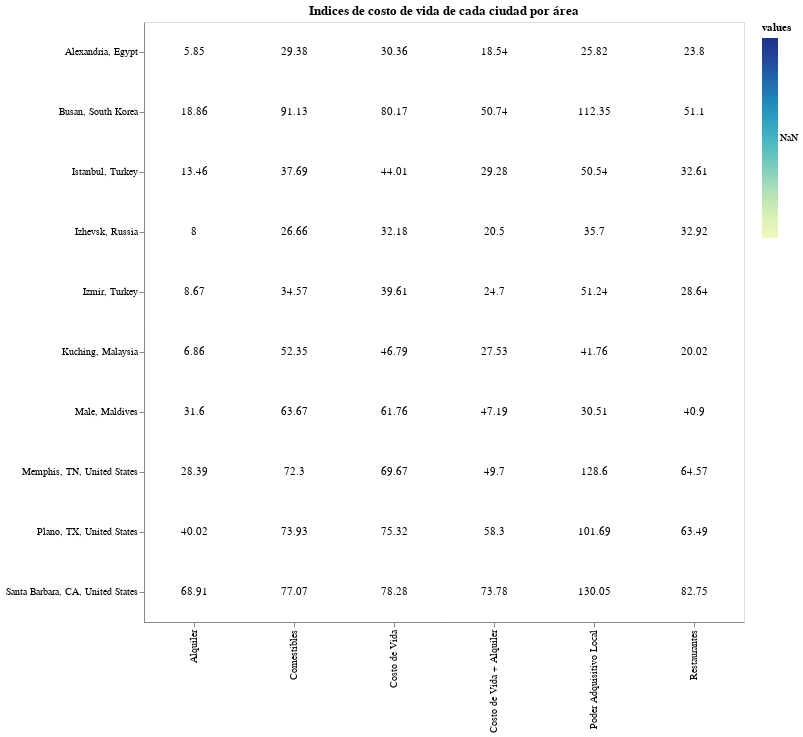

Here is the notebook cell this chart was saved with:
### Code cell
df4 = (life_cost[lambda df: df['city'].isin(my_cities)]
           .drop(['year','rank'], axis=1)
           .groupby('city')
           .agg('mean')
           .rename(columns=redable_index_names)
           .reset_index()
           .melt(id_vars=['city'])
           .round(2)
)
df4.head()

base = alt.Chart(df4).mark_rect().encode(
        x=alt.X('variable:N',title=''),
        y=alt.Y('city:N',title='')
).properties(
title=alt.TitleParams(text='Indices de costo de vida de cada ciudad por área')
)

heatmap = base.mark_rect().encode(
    color=alt.Color('values:Q')#, scale=alt.Scale(scheme='goldorange')
).properties(
width=600,
height=600
)

text= base.mark_text().encode(text='value:Q')
heatmap + text

### Figure 1 — Vega-Lite specification as saved in the notebook (floating-point values rounded to 4 significant figures)
{"config": {"background": "white", "view": {"continuousWidth": 400, "continuousHeight": 300}}, "layer": [{"mark": "rect", "encoding": {"color": {"type": "quantitative", "field": "values"}, "x": {"type": "nominal", "field": "variable", "title": ""}, "y": {"type": "nominal", "field": "city", "title": ""}}, "height": 600, "title": {"text": "Indices de costo de vida de cada ciudad por área"}, "width": 600}, {"mark": "text", "encoding": {"text": {"type": "quantitative", "field": "value"}, "x": {"type": "nominal", "field": "variable", "title": ""}, "y": {"type": "nominal", "field": "city", "title": ""}}, "title": {"text": "Indices de costo de vida de cada ciudad por área"}}], "data": {"name": "data-b9839ff6be08271c70a0ed9e43eb28b4"}, "$schema": "https://vega.github.io/schema/vega-lite/v4.0.0.json", "datasets": {"data-b9839ff6be08271c70a0ed9e43eb28b4": [{"city": "Alexandria, Egypt", "variable": "Costo de Vida", "value": 30.36}, {"city": "Busan, South Korea", "variable": "Costo de Vida", "value": 80.17}, {"city": "Istanbul, Turkey", "variable": "Costo de Vida", "value": 44.01}, {"city": "Izhevsk, Russia", "variable": "Costo de Vida", "value": 32.18}, {"city": "Izmir, Turkey", "variable": "Costo de Vida", "value": 39.61}, {"city": "Kuching, Malaysia", "variable": "Costo de Vida", "value": 46.79}, {"city": "Male, Maldives", "variable": "Costo de Vida", "value": 61.76}, {"city": "Memphis, TN, United States", "variable": "Costo de Vida", "value": 69.67}, {"city": "Plano, TX, United States", "variable": "Costo de Vida", "value": 75.32}, {"city": "Santa Barbara, CA, United States", "variable": "Costo de Vida", "value": 78.28}, {"city": "Alexandria, Egypt", "variable": "Alquiler", "value": 5.85}, {"city": "Busan, South Korea", "variable": "Alquiler", "value": 18.86}, {"city": "Istanbul, Turkey", "variable": "Alquiler", "value": 13.46}, {"city": "Izhevsk, Russia", "variable": "Alquiler", "value": 8.0}, {"city": "Izmir, Turkey", "variable": "Alquiler", "value": 8.67}, {"city": "Kuching, Malaysia", "variable": "Alquiler", "value": 6.86}, {"city": "Male, Maldives", "variable": "Alquiler", "value": 31.6}, {"city": "Memphis, TN, United States", "variable": "Alquiler", "value": 28.39}, {"city": "Plano, TX, United States", "variable": "Alquiler", "value": 40.02}, {"city": "Santa Barbara, CA, United States", "variable": "Alquiler", "value": 68.91}, {"city": "Alexandria, Egypt", "variable": "Costo de Vida + Alquiler", "value": 18.54}, {"city": "Busan, South Korea", "variable": "Costo de Vida + Alquiler", "value": 50.74}, {"city": "Istanbul, Turkey", "variable": "Costo de Vida + Alquiler", "value": 29.28}, {"city": "Izhevsk, Russia", "variable": "Costo de Vida + Alquiler", "value": 20.5}, {"city": "Izmir, Turkey", "variable": "Costo de Vida + Alquiler", "value": 24.7}, {"city": "Kuching, Malaysia", "variable": "Costo de Vida + Alquiler", "value": 27.53}, {"city": "Male, Maldives", "variable": "Costo de Vida + Alquiler", "value": 47.19}, {"city": "Memphis, TN, United States", "variable": "Costo de Vida + Alquiler", "value": 49.7}, {"city": "Plano, TX, United States", "variable": "Costo de Vida + Alquiler", "value": 58.3}, {"city": "Santa Barbara, CA, United States", "variable": "Costo de Vida + Alquiler", "value": 73.78}, {"city": "Alexandria, Egypt", "variable": "Comestibles", "value": 29.38}, {"city": "Busan, South Korea", "variable": "Comestibles", "value": 91.13}, {"city": "Istanbul, Turkey", "variable": "Comestibles", "value": 37.69}, {"city": "Izhevsk, Russia", "variable": "Comestibles", "value": 26.66}, {"city": "Izmir, Turkey", "variable": "Comestibles", "value": 34.57}, {"city": "Kuching, Malaysia", "variable": "Comestibles", "value": 52.35}, {"city": "Male, Maldives", "variable": "Comestibles", "value": 63.67}, {"city": "Memphis, TN, United States", "variable": "Comestibles", "value": 72.3}, {"city": "Plano, TX, United States", "variable": "Comestibles", "value": 73.93}, {"city": "Santa Barbara, CA, United States", "variable": "Comestibles", "value": 77.07}, {"city": "Alexandria, Egypt", "variable": "Restaurantes", "value": 23.8}, {"city": "Busan, South Korea", "variable": "Restaurantes", "value": 51.1}, {"city": "Istanbul, Turkey", "variable": "Restaurantes", "value": 32.61}, {"city": "Izhevsk, Russia", "variable": "Restaurantes", "value": 32.92}, {"city": "Izmir, Turkey", "variable": "Restaurantes", "value": 28.64}, {"city": "Kuching, Malaysia", "variable": "Restaurantes", "value": 20.02}, {"city": "Male, Maldives", "variable": "Restaurantes", "value": 40.9}, {"city": "Memphis, TN, United States", "variable": "Restaurantes", "value": 64.57}, {"city": "Plano, TX, United States", "variable": "Restaurantes", "value": 63.49}, {"city": "Santa Barbara, CA, United States", "variable": "Restaurantes", "value": 82.75}, {"city": "Alexandria, Egypt", "variable": "Poder Adquisitivo Local", "value": 25.82}, {"city": "Busan, South Korea", "variable": "Poder Adquisitivo Local", "value": 112.3}, {"city": "Istanbul, Turkey", "variable": "Poder Adquisitivo Local", "value": 50.54}, {"city": "Izhevsk, Russia", "variable": "Poder Adquisitivo Local", "value": 35.7}, {"city": "Izmir, Turkey", "variable": "Poder Adquisitivo Local", "value": 51.24}, {"city": "Kuching, Malaysia", "variable": "Poder Adquisitivo Local", "value": 41.76}, {"city": "Male, Maldives", "variable": "Poder Adquisitivo Local", "value": 30.51}, {"city": "Memphis, TN, United States", "variable": "Poder Adquisitivo Local", "value": 128.6}, {"city": "Plano, TX, United States", "variable": "Poder Adquisitivo Local", "value": 101.7}, {"city": "Santa Barbara, CA, United States", "variable": "Poder Adquisitivo Local", "value": 130.1}]}}
